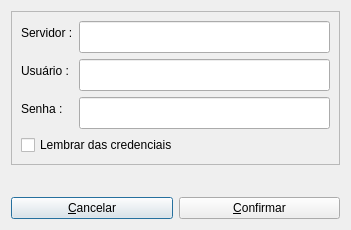
<?xml version="1.0" encoding="UTF-8"?>
<ui version="4.0">
    <class>Dialog</class>
    <widget class="QDialog" name="Dialog">
        <property name="geometry">
            <rect>
                <x>0</x>
                <y>0</y>
                <width>351</width>
                <height>230</height>
            </rect>
        </property>
        <property name="windowTitle">
            <string>Login do Controle do Acervo</string>
        </property>
        <property name="sizeGripEnabled">
            <bool>false</bool>
        </property>
        <property name="modal">
            <bool>false</bool>
        </property>
        <layout class="QVBoxLayout" name="verticalLayout_2">
            <item>
                <widget class="QFrame" name="login_frame">
                    <property name="frameShape">
                        <enum>QFrame::StyledPanel</enum>
                    </property>
                    <property name="frameShadow">
                        <enum>QFrame::Plain</enum>
                    </property>
                    <layout class="QVBoxLayout" name="verticalLayout">
                        <item>
                            <layout class="QFormLayout" name="formLayout">
                                <item row="0" column="0">
                                    <widget class="QLabel" name="label">
                                        <property name="text">
                                            <string>Servidor :</string>
                                        </property>
                                    </widget>
                                </item>
                                <item row="0" column="1">
                                    <widget class="QLineEdit" name="server">
                                        <property name="minimumSize">
                                            <size>
                                                <width>216</width>
                                                <height>32</height>
                                            </size>
                                        </property>
                                    </widget>
                                </item>
                                <item row="1" column="0">
                                    <widget class="QLabel" name="label_2">
                                        <property name="text">
                                            <string>Usuário :</string>
                                        </property>
                                    </widget>
                                </item>
                                <item row="1" column="1">
                                    <widget class="QLineEdit" name="user">
                                        <property name="minimumSize">
                                            <size>
                                                <width>216</width>
                                                <height>32</height>
                                            </size>
                                        </property>
                                    </widget>
                                </item>
                                <item row="2" column="0">
                                    <widget class="QLabel" name="label_3">
                                        <property name="text">
                                            <string>Senha :</string>
                                        </property>
                                    </widget>
                                </item>
                                <item row="2" column="1">
                                    <widget class="QLineEdit" name="password">
                                        <property name="minimumSize">
                                            <size>
                                                <width>216</width>
                                                <height>32</height>
                                            </size>
                                        </property>
                                        <property name="echoMode">
                                            <enum>QLineEdit::Password</enum>
                                        </property>
                                    </widget>
                                </item>
                            </layout>
                        </item>
                        <item>
                            <widget class="QCheckBox" name="remember_me">
                                <property name="text">
                                    <string>Lembrar das credenciais</string>
                                </property>
                            </widget>
                        </item>
                    </layout>
                </widget>
            </item>
            <item>
                <widget class="QLabel" name="version_text">
                    <property name="alignment">
                        <set>Qt::AlignRight|Qt::AlignTrailing|Qt::AlignVCenter</set>
                    </property>
                </widget>
            </item>
            <item>
                <layout class="QHBoxLayout" name="horizontalLayout">
                    <item>
                        <widget class="QPushButton" name="cancelBtn">
                            <property name="text">
                                <string>&amp;Cancelar</string>
                            </property>
                        </widget>
                    </item>
                    <item>
                        <widget class="QPushButton" name="submitBtn">
                            <property name="text">
                                <string>&amp;Confirmar</string>
                            </property>
                        </widget>
                    </item>
                </layout>
            </item>
        </layout>
    </widget>
    <tabstops>
        <tabstop>server</tabstop>
        <tabstop>user</tabstop>
        <tabstop>password</tabstop>
        <tabstop>remember_me</tabstop>
        <tabstop>submitBtn</tabstop>
        <tabstop>cancelBtn</tabstop>
    </tabstops>
    <resources />
    <connections />
</ui>
